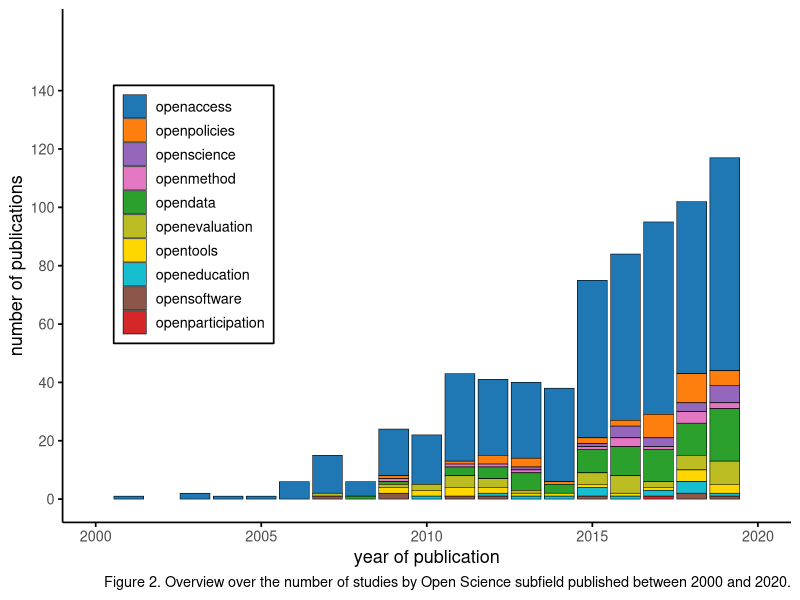
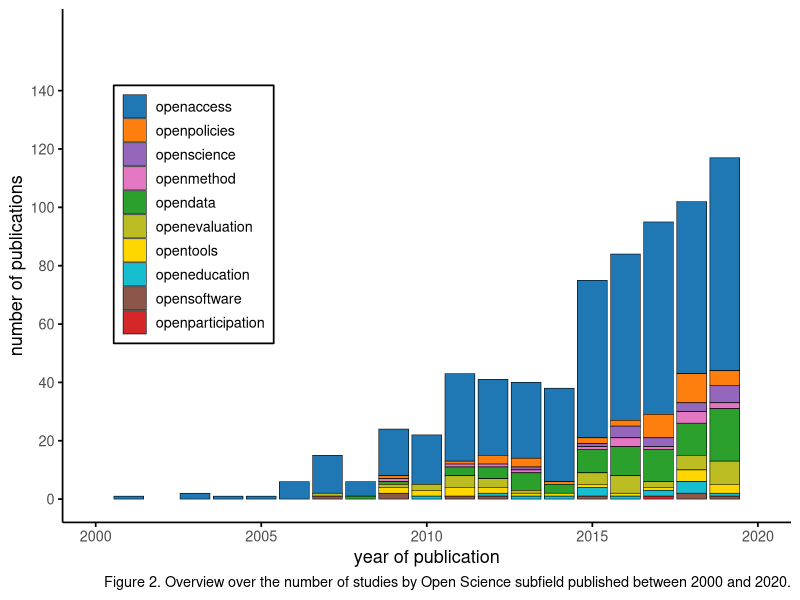
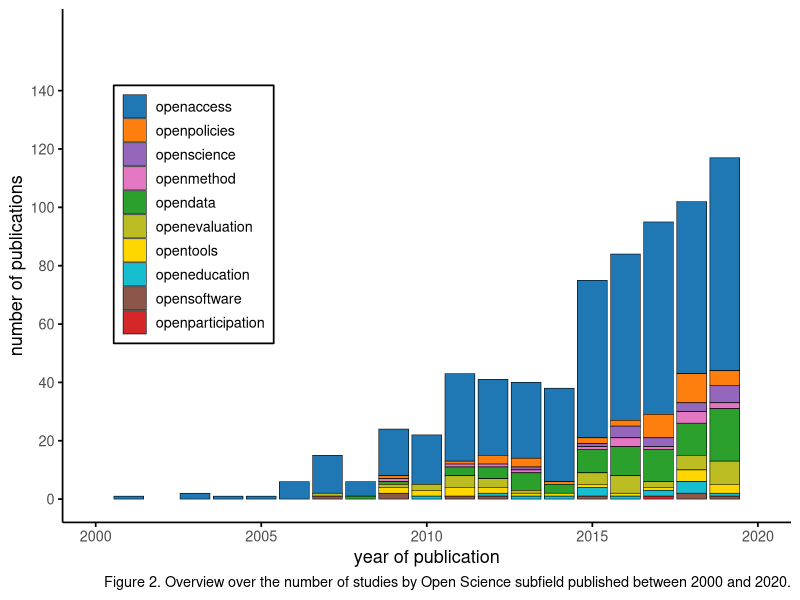

The R source for these figures, in order:
## ---- chunk 1
#| echo: true
# Create outputs folder if it doesn't exist
if (!dir.exists("outputs")) dir.create("outputs", recursive = TRUE)
## ---- chunk 2
#| echo: true
library(tidyverse)
library(here)
## ---- chunk 3
#| echo: true
maposr <- read_csv(here("data/mapOSR_data_V5_9_3_220419_coded_clean.csv"))
## ---- chunk 4
#| echo: true
#dim(maposr)
#glimpse(maposr)
## ---- chunk 5
#| echo: true
summary(maposr$`Publication Year`)
table(is.na(maposr$`Publication Year`))
table(is.na(maposr$Action))
## ---- chunk 6
#| echo: true
clean_data <- maposr %>%
  select(`Publication Year`, Action) %>%
  filter(!is.na(`Publication Year`), !is.na(Action)) %>%
  mutate(Action = str_remove_all(Action, "\\[|\\]|'")) %>%   # remove [ ] and '
  separate_rows(Action, sep = ", ") %>%                     # split multi-label cells
  mutate(Action = str_trim(Action))                          # trim spaces

head(clean_data)
## ---- chunk 7
#| echo: true
clean_data$Action <- factor(
  clean_data$Action,
  levels = c(
    "openaccess",
    "openpolicies",
    "openscience",
    "openmethod",
    "opendata",
    "openevaluation",
    "opentools",
    "openeducation",
    "opensoftware",
    "openparticipation"
  )
)
## ---- chunk 8
#| echo: true
fig2_counts <- clean_data %>%
  filter(`Publication Year` >= 2000, `Publication Year` <= 2020) %>%
  group_by(`Publication Year`, Action) %>%
  summarise(n = n(), .groups = "drop")

head(fig2_counts)
## ---- chunk 9
#| echo: true
paper_colors <- c(
  openaccess        = "#1F77B4",
  openpolicies      = "#FF7F0E",
  openscience       = "#9467BD",
  openmethod        = "#E377C2",
  opendata          = "#2CA02C",
  openevaluation    = "#BCBD22",
  opentools         = "#FFD700",
  openeducation     = "#17BECF",
  opensoftware      = "#8C564B",
  openparticipation = "#D62728"
)
## ---- chunk 10
library(tibble)
library(dplyr)
library(knitr)

tibble(
  subfield = names(paper_colors),
  hex = unname(paper_colors)
) |>
  mutate(color = paste0(
    "<span style='display:inline-block;width:80px;height:20px;background:",
    hex,
    ";border:1px solid #444'></span>"
  )) |>
  select(subfield, color, hex) |>
  kable(escape = FALSE)
## ---- chunk 11
#| echo: true
fig2_plot <- ggplot(fig2_counts,
                    aes(x = `Publication Year`, y = n, fill = Action)) +
  geom_col(color = "black", size = 0.2) +
  scale_fill_manual(values = paper_colors) +
  scale_x_continuous(breaks = seq(2000, 2020, 5), limits = c(2000, 2020)) +
  scale_y_continuous(breaks = seq(0, 140, 20), limits = c(0, 160)) +
  theme_minimal(base_size = 13) +
  theme(
    panel.grid = element_blank(),
    axis.line = element_line(colour = "black"),
    axis.ticks = element_line(colour = "black"),
    legend.title = element_blank(),
    legend.position = c(0.18, 0.60),
    legend.background = element_rect(fill = "white", color = "black")
  ) +
  labs(
    x = "year of publication",
    y = "number of publications",
    caption = "Figure 2. Overview over the number of studies by Open Science subfield published between 2000 and 2020."
  )

fig2_plot
## ---- chunk 12
#| echo: true
ggsave("outputs/figure2_replication.png", fig2_plot, width = 8, height = 4, dpi = 300)
ggsave("outputs/figure2_replication.pdf", fig2_plot, width = 10, height = 4)

write_csv(clean_data,  "outputs/figure2_clean_data.csv")
write_csv(fig2_counts, "outputs/figure2_counts.csv")
